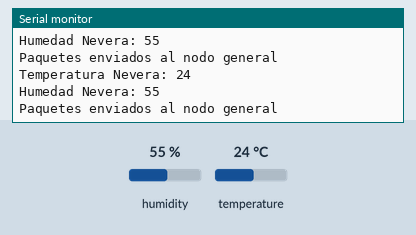
Recording of a sketch running on a simulated Arduino Uno, built with avr-gcc and run on an emulated ATmega328P. On the bench: the last lines printed to the serial monitor. The test bench sets the inputs (shaded band); at power-on: humidity 55 %, temperature 24 °C. No radio packets arrive unless stated.

Above: at 6.9 s.
7.0 s: humidity set to 22 %
At 12.6 s:
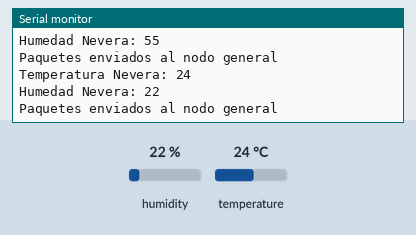
13.4 s: temperature set to 12 °C
At 18.7 s:
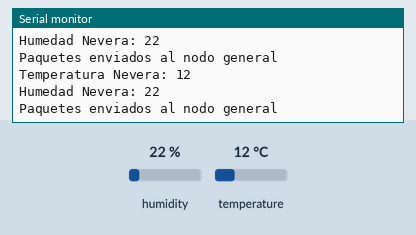
19.8 s: humidity set to 40 %
At 23.5 s:
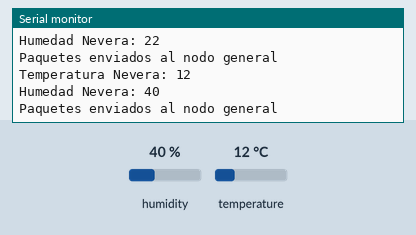
Timing chart, 0 to 25.0 s (numbered marks = the images above; inputs shaded):
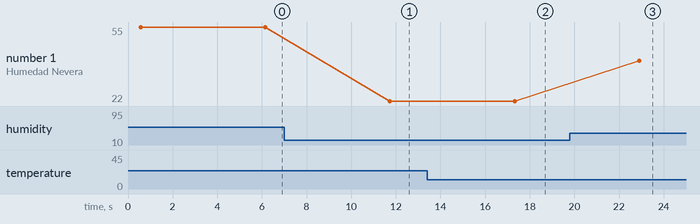

Measured:
- after the input at 7.0 s, the serial monitor: prints a new line after 4.7 s (image 1)
- after the input at 13.4 s, the serial monitor: prints a new line after 3.9 s (image 2)
- after the input at 19.8 s, the serial monitor: prints a new line after 3.1 s (image 3)
- plotted number 1: 55 → 22 after the input at 7.0 s, 22 → 40 after the input at 19.8 s

The sketch:

CODIGONODONEVERA.ino
```cpp
#include <SPI.h>
#include <LoRa.h> // Libreria de SandepMistry - P2P Default arduino
#include <dht11.h>
#include <hp_BH1750.h>

#define DHT11PIN 6
int id = 1;
dht11 DHT11;
void setup() {
  Serial.begin(9600);
  //while (!Serial);
  LoRa.setPins(8, 4, 7);

  Serial.println("LoRa Receiver");

  if (!LoRa.begin(915E6)) {
    Serial.println("Starting LoRa failed!");
    while (1);
  }

}

void loop() {
  // try to parse packet
  delay(500);
  int chk = DHT11.read(DHT11PIN);


    // received a packet


    // read packet as a string

      // Print the received string

      Serial.print("Temperatura Nevera: ");
      Serial.println((int)DHT11.temperature, 1);

      Serial.print("Humedad Nevera: ");
      Serial.println((int)DHT11.humidity, 1);


      // Transmit the received string along with other sensor data
      LoRa.beginPacket();
      LoRa.print((int)DHT11.temperature, 1);
      LoRa.print(" ");
      LoRa.print((int)DHT11.humidity, 1);

      LoRa.endPacket();

      Serial.println("Paquetes enviados al nodo general");
      delay(5000);

}
```
